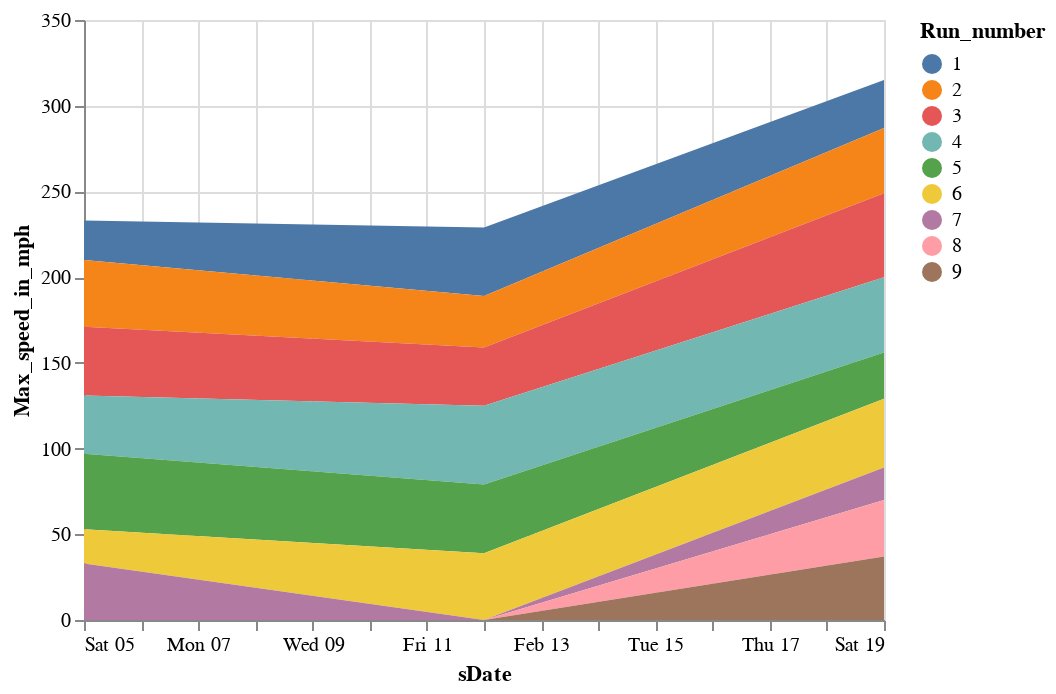

This figure's notebook cell:
### Code cell
alt.Chart(df).mark_area().encode(
    x="sDate:T",
    y=alt.Y("Max_speed_in_mph:Q", ),
    color="Run_number:N"
).interactive()

### Figure 1 — Vega-Lite specification as saved in the notebook (floating-point values rounded to 4 significant figures)
{"config": {"view": {"continuousWidth": 400, "continuousHeight": 300}}, "data": {"name": "data-0e0751e05bee03397e04ca1bd138d4cf"}, "mark": "area", "encoding": {"color": {"field": "Run_number", "type": "nominal"}, "x": {"field": "sDate", "type": "temporal"}, "y": {"field": "Max_speed_in_mph", "type": "quantitative"}}, "selection": {"selector032": {"type": "interval", "bind": "scales", "encodings": ["x", "y"]}}, "$schema": "https://vega.github.io/schema/vega-lite/v4.17.0.json", "datasets": {"data-0e0751e05bee03397e04ca1bd138d4cf": [{"Date": "2022-02-05T00:00:00", "Run_number": 1, "Vertical_feet_per_run": 450, "Distance_miles": 0.8, "Max_speed_in_mph": 23, "sDate": "05 Feb 2022", "sno": 0, "img": "https://raw.githubusercontent.com/sushmaakoju/skiing-data-visualization/main/skiing-img.png"}, {"Date": "2022-02-05T00:00:00", "Run_number": 2, "Vertical_feet_per_run": 500, "Distance_miles": 1.1, "Max_speed_in_mph": 39, "sDate": "05 Feb 2022", "sno": 1, "img": "https://raw.githubusercontent.com/sushmaakoju/skiing-data-visualization/main/skiing-img.png"}, {"Date": "2022-02-05T00:00:00", "Run_number": 3, "Vertical_feet_per_run": 260, "Distance_miles": 0.5, "Max_speed_in_mph": 40, "sDate": "05 Feb 2022", "sno": 2, "img": "https://raw.githubusercontent.com/sushmaakoju/skiing-data-visualization/main/skiing-img.png"}, {"Date": "2022-02-05T00:00:00", "Run_number": 4, "Vertical_feet_per_run": 300, "Distance_miles": 0.7, "Max_speed_in_mph": 34, "sDate": "05 Feb 2022", "sno": 3, "img": "https://raw.githubusercontent.com/sushmaakoju/skiing-data-visualization/main/skiing-img.png"}, {"Date": "2022-02-05T00:00:00", "Run_number": 5, "Vertical_feet_per_run": 200, "Distance_miles": 0.6, "Max_speed_in_mph": 44, "sDate": "05 Feb 2022", "sno": 4, "img": "https://raw.githubusercontent.com/sushmaakoju/skiing-data-visualization/main/skiing-img.png"}, {"Date": "2022-02-05T00:00:00", "Run_number": 6, "Vertical_feet_per_run": 260, "Distance_miles": 1.2, "Max_speed_in_mph": 20, "sDate": "05 Feb 2022", "sno": 5, "img": "https://raw.githubusercontent.com/sushmaakoju/skiing-data-visualization/main/skiing-img.png"}, {"Date": "2022-02-05T00:00:00", "Run_number": 7, "Vertical_feet_per_run": 500, "Distance_miles": 1.1, "Max_speed_in_mph": 33, "sDate": "05 Feb 2022", "sno": 6, "img": "https://raw.githubusercontent.com/sushmaakoju/skiing-data-visualization/main/skiing-img.png"}, {"Date": "2022-02-12T00:00:00", "Run_number": 1, "Vertical_feet_per_run": 400, "Distance_miles": 0.8, "Max_speed_in_mph": 40, "sDate": "12 Feb 2022", "sno": 7, "img": "https://raw.githubusercontent.com/sushmaakoju/skiing-data-visualization/main/skiing-img.png"}, {"Date": "2022-02-12T00:00:00", "Run_number": 2, "Vertical_feet_per_run": 700, "Distance_miles": 1.0, "Max_speed_in_mph": 30, "sDate": "12 Feb 2022", "sno": 8, "img": "https://raw.githubusercontent.com/sushmaakoju/skiing-data-visualization/main/skiing-img.png"}, {"Date": "2022-02-12T00:00:00", "Run_number": 3, "Vertical_feet_per_run": 210, "Distance_miles": 0.7, "Max_speed_in_mph": 34, "sDate": "12 Feb 2022", "sno": 9, "img": "https://raw.githubusercontent.com/sushmaakoju/skiing-data-visualization/main/skiing-img.png"}, {"Date": "2022-02-12T00:00:00", "Run_number": 4, "Vertical_feet_per_run": 300, "Distance_miles": 0.9, "Max_speed_in_mph": 46, "sDate": "12 Feb 2022", "sno": 10, "img": "https://raw.githubusercontent.com/sushmaakoju/skiing-data-visualization/main/skiing-img.png"}, {"Date": "2022-02-12T00:00:00", "Run_number": 5, "Vertical_feet_per_run": 405, "Distance_miles": 1.6, "Max_speed_in_mph": 40, "sDate": "12 Feb 2022", "sno": 11, "img": "https://raw.githubusercontent.com/sushmaakoju/skiing-data-visualization/main/skiing-img.png"}, {"Date": "2022-02-12T00:00:00", "Run_number": 6, "Vertical_feet_per_run": 340, "Distance_miles": 0.9, "Max_speed_in_mph": 39, "sDate": "12 Feb 2022", "sno": 12, "img": "https://raw.githubusercontent.com/sushmaakoju/skiing-data-visualization/main/skiing-img.png"}, {"Date": "2022-02-19T00:00:00", "Run_number": 1, "Vertical_feet_per_run": 200, "Distance_miles": 1.0, "Max_speed_in_mph": 28, "sDate": "19 Feb 2022", "sno": 13, "img": "https://raw.githubusercontent.com/sushmaakoju/skiing-data-visualization/main/skiing-img.png"}, {"Date": "2022-02-19T00:00:00", "Run_number": 2, "Vertical_feet_per_run": 400, "Distance_miles": 1.0, "Max_speed_in_mph": 38, "sDate": "19 Feb 2022", "sno": 14, "img": "https://raw.githubusercontent.com/sushmaakoju/skiing-data-visualization/main/skiing-img.png"}, {"Date": "2022-02-19T00:00:00", "Run_number": 3, "Vertical_feet_per_run": 250, "Distance_miles": 0.9, "Max_speed_in_mph": 49, "sDate": "19 Feb 2022", "sno": 15, "img": "https://raw.githubusercontent.com/sushmaakoju/skiing-data-visualization/main/skiing-img.png"}, {"Date": "2022-02-19T00:00:00", "Run_number": 4, "Vertical_feet_per_run": 600, "Distance_miles": 2.0, "Max_speed_in_mph": 44, "sDate": "19 Feb 2022", "sno": 16, "img": "https://raw.githubusercontent.com/sushmaakoju/skiing-data-visualization/main/skiing-img.png"}, {"Date": "2022-02-19T00:00:00", "Run_number": 5, "Vertical_feet_per_run": 1000, "Distance_miles": 1.8, "Max_speed_in_mph": 27, "sDate": "19 Feb 2022", "sno": 17, "img": "https://raw.githubusercontent.com/sushmaakoju/skiing-data-visualization/main/skiing-img.png"}, {"Date": "2022-02-19T00:00:00", "Run_number": 6, "Vertical_feet_per_run": 600, "Distance_miles": 2.0, "Max_speed_in_mph": 40, "sDate": "19 Feb 2022", "sno": 18, "img": "https://raw.githubusercontent.com/sushmaakoju/skiing-data-visualization/main/skiing-img.png"}, {"Date": "2022-02-19T00:00:00", "Run_number": 7, "Vertical_feet_per_run": 200, "Distance_miles": 0.7, "Max_speed_in_mph": 19, "sDate": "19 Feb 2022", "sno": 19, "img": "https://raw.githubusercontent.com/sushmaakoju/skiing-data-visualization/main/skiing-img.png"}, {"Date": "2022-02-19T00:00:00", "Run_number": 8, "Vertical_feet_per_run": 250, "Distance_miles": 0.9, "Max_speed_in_mph": 33, "sDate": "19 Feb 2022", "sno": 20, "img": "https://raw.githubusercontent.com/sushmaakoju/skiing-data-visualization/main/skiing-img.png"}, {"Date": "2022-02-19T00:00:00", "Run_number": 9, "Vertical_feet_per_run": 450, "Distance_miles": 1.0, "Max_speed_in_mph": 37, "sDate": "19 Feb 2022", "sno": 21, "img": "https://raw.githubusercontent.com/sushmaakoju/skiing-data-visualization/main/skiing-img.png"}]}}
